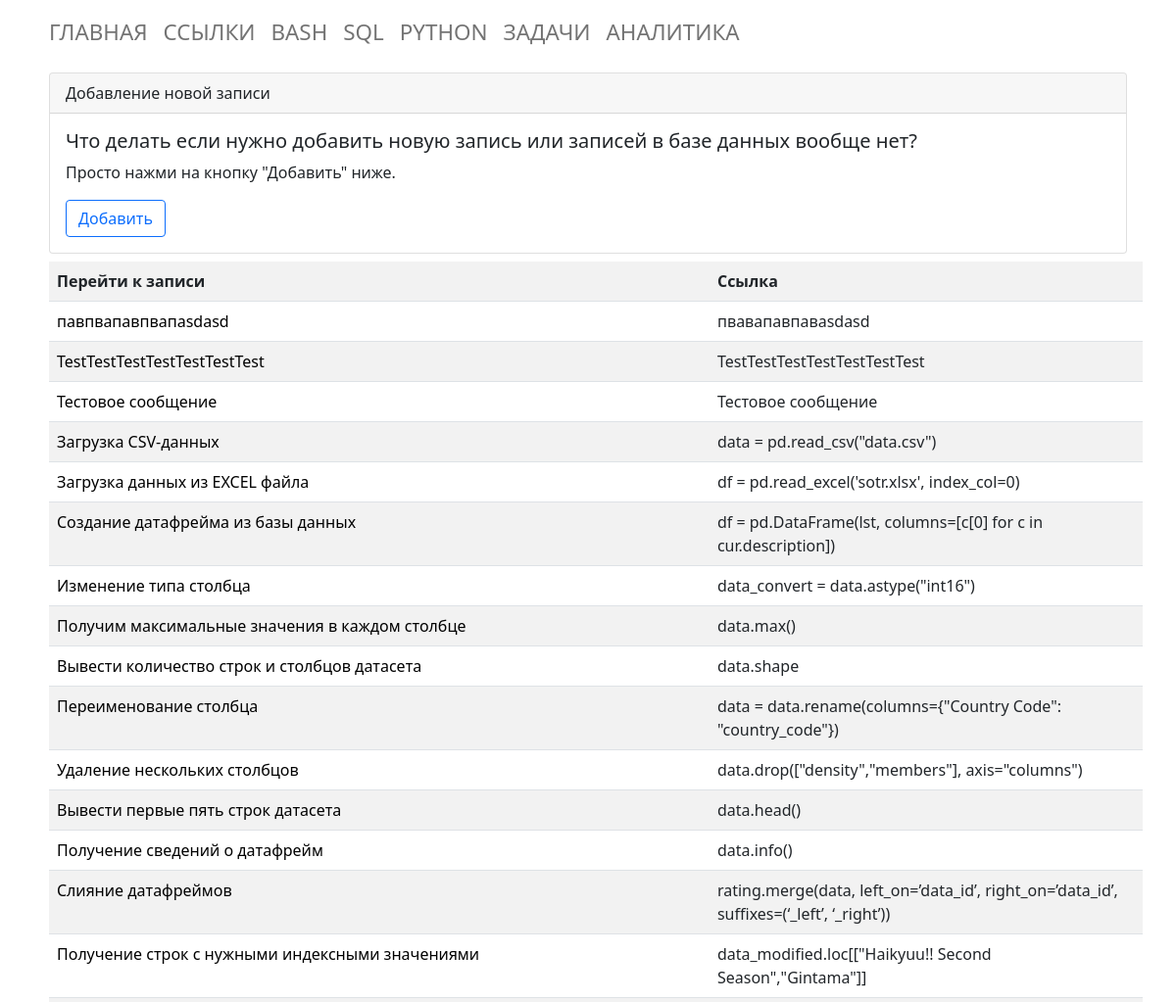
The app's page /python (upper part), older data.
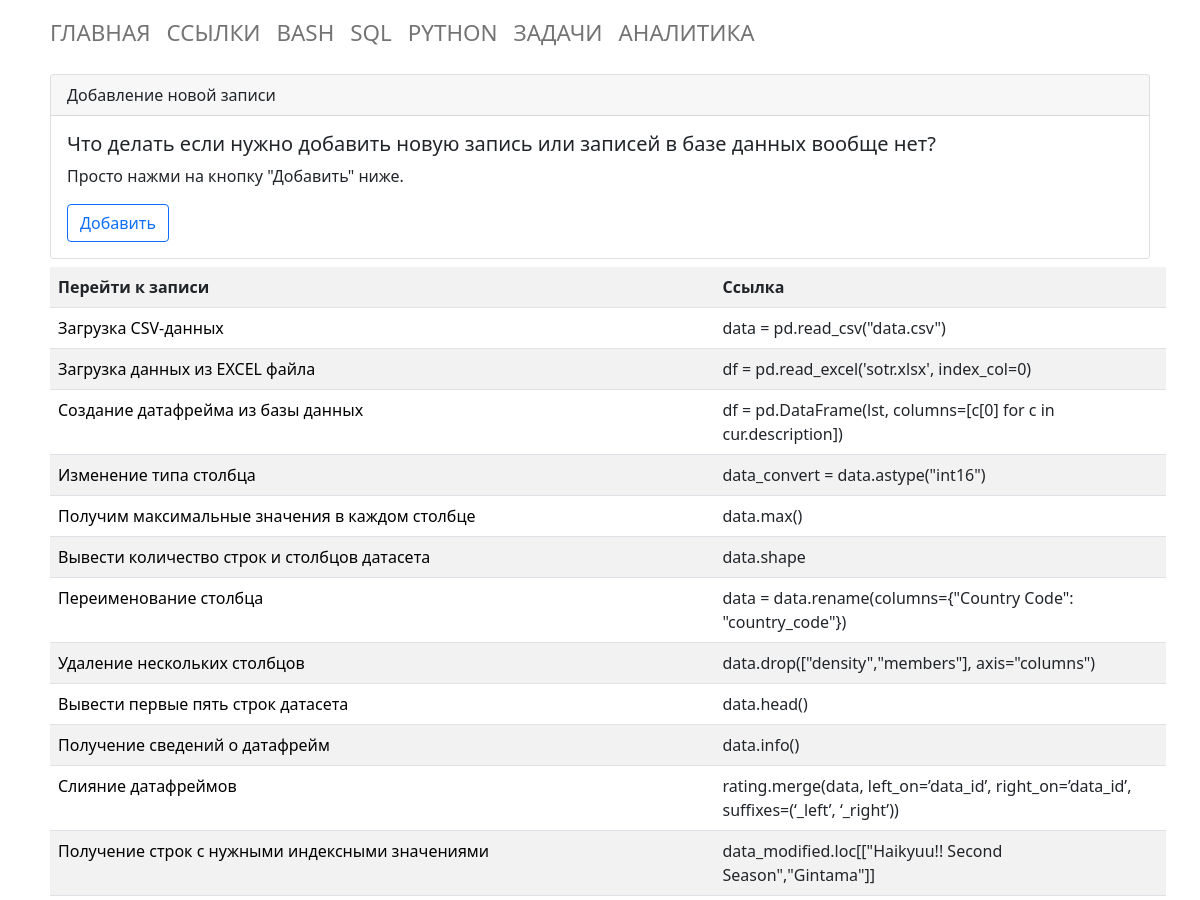
The same page, newer data.
### tables this page shows
CREATE TABLE "python" (
    "python_id" INTEGER PRIMARY KEY AUTOINCREMENT,
    "python_command" TEXT NOT NULL,
    "python_name" TEXT NOT NULL
  , "python_description" TEXT);

### app.py (the view)
@app.route("/python")
def python_list_commands():
    conn = connect.get_db_connection()
    python_list = conn.execute("SELECT * FROM python ORDER BY 1 DESC").fetchall()
    conn.close()
    return render_template("python/python_list_commands.html",
                           python_list=python_list,
                           )

### modules/connect.py (called while the page is built)
def get_db_connection():
    db_path = os.path.join(BASE_DIR, '../database.db')
    conn = sqlite3.connect(db_path)
    conn.row_factory = sqlite3.Row
    return conn

### templates/python/python_list_commands.html (shortened to what this page needs)
{% extends "base.html" %}
{% block content %}
<div class="card m-2">
   <div class="card-header">
      Добавление новой записи
   </div>
   <div class="card-body">
      <h5 class="card-title">Что делать если нужно добавить новую запись или записей в базе данных вообще нет?</h5>
      <p class="card-text">Просто нажми на кнопку "Добавить" ниже.</p>
      <a class="btn btn-outline-primary" href="{{ url_for('add_python_command') }}">Добавить</a>
   </div>
</div>
<table class="table table-striped m-2">
   <tr>
      <th>Перейти к записи</th>
      <th>Ссылка</th>
   </tr>
   {% for python_list in python_list %}
   <tr>
      <td><a href="{{ url_for('get_post_python_command', python_id=python_list['python_id']) }}">{{
            python_list['python_name']
            }}</a></td>
      <td>{{ python_list['python_command'] }}</td>
   </tr>
   {% endfor %}
</table>
{% endblock %}

Row changes from the older to the newer data that the page shows:
removed python: python_name "павпвапавпвапasdasd", python_command "пвавапавпавasdasd"
removed python: python_name "TestTestTestTestTestTestTest", python_command "TestTestTestTestTestTestTest"
removed python: python_name "Тестовое сообщение", python_command "Тестовое сообщение"
